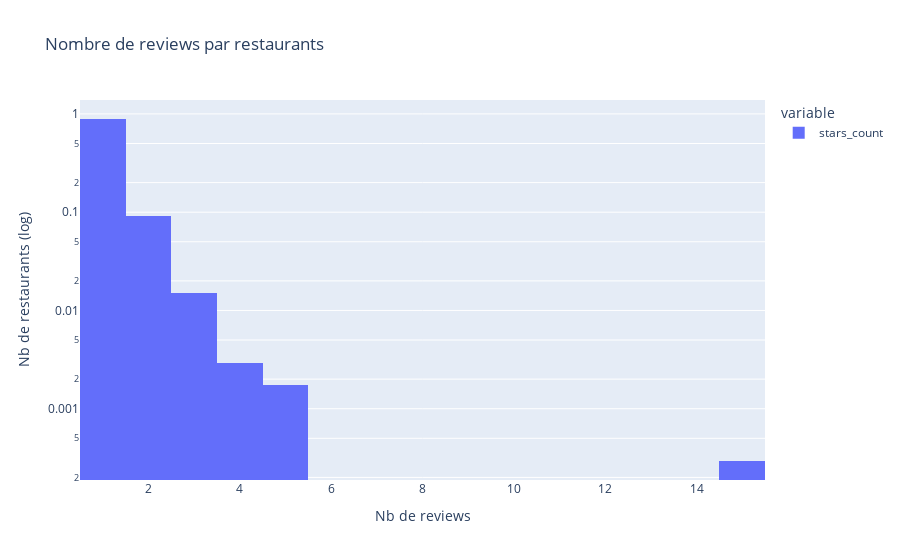

The code cell stored with this chart in its notebook:
### Code cell
fig = px.histogram(
    stat_reviews["stars_count"],
    title=f"Nombre de reviews par restaurants",
    log_y=True,
    histnorm="probability density",
)
fig.update_layout(
    xaxis_title_text="Nb de reviews",
    yaxis_title_text="Nb de restaurants (log)",
)
fig.show()

### Figure 1 — Plotly figure (JSON) as saved in the notebook; plotly's stock layout.template omitted (floating-point values rounded to 4 significant figures; data arrays with more than 128 entries replaced by an {"elided": "..."} marker saying what was removed)
{"data": [{"alignmentgroup": "True", "bingroup": "x", "histnorm": "probability density", "hovertemplate": "variable=stars_count<br>value=%{x}<br>probability density=%{y}<extra></extra>", "legendgroup": "stars_count", "marker": {"color": "#636efa", "pattern": {"shape": ""}}, "name": "stars_count", "offsetgroup": "stars_count", "orientation": "v", "showlegend": true, "type": "histogram", "x": {"elided": "3404 int values"}, "xaxis": "x", "yaxis": "y"}], "layout": {"autosize": true, "barmode": "relative", "legend": {"title": {"text": "variable"}, "tracegroupgap": 0}, "title": {"text": "Nombre de reviews par restaurants"}, "xaxis": {"anchor": "y", "autorange": true, "domain": [0, 1], "range": [0.5, 15.5], "title": {"text": "Nb de reviews"}, "type": "linear"}, "yaxis": {"anchor": "x", "autorange": true, "domain": [0, 1], "range": [-3.725, 0.1418], "title": {"text": "Nb de restaurants (log)"}, "type": "log"}}}
